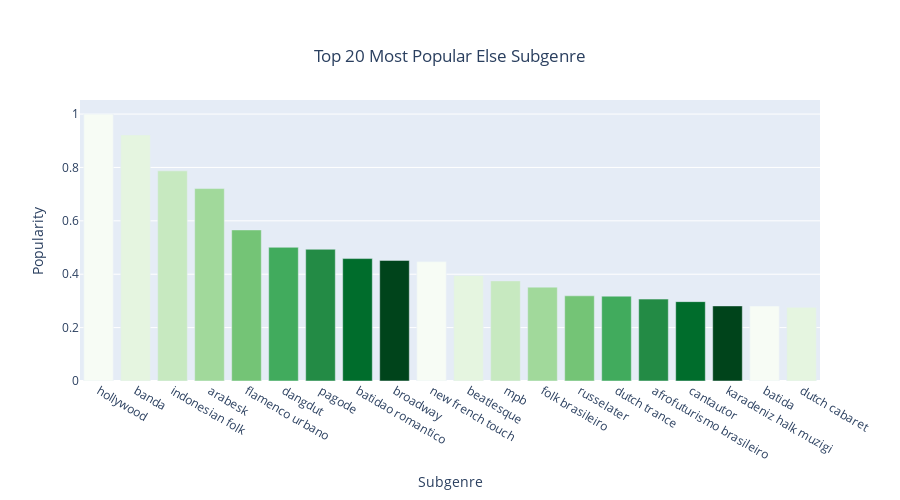

Notebook cell for this chart:
### Code cell
# Else
df_else_sum = df[df['genre'] == 'else'].groupby('sub_genre')['popularity'].sum().reset_index(name='popularity')
df_else_sum['popularity'] = (df_else_sum['popularity'] - df_else_sum['popularity'].min()) / (df_else_sum['popularity'].max() - df_else_sum['popularity'].min())
df_else_sum = df_else_sum.sort_values('popularity', ascending=False)[:20]
fig = px.bar(df_else_sum, x='sub_genre', y='popularity',
             title='Top 20 Most Popular Else Subgenre',
             color='sub_genre',
             height=500,
             width=900,
             labels={
                "sub_genre": "Subgenre",
                "popularity": "Popularity"
                },
             color_discrete_sequence=px.colors.sequential.Greens)
fig.update_layout(
    title={
        'y':0.9,
        'x':0.5,
        'xanchor': 'center',
        'yanchor': 'top'})
fig.update(layout_showlegend=False)
fig.show(config=config)

### Figure 1 — Plotly figure (JSON) as saved in the notebook; plotly's stock layout.template omitted (floating-point values rounded to 4 significant figures)
{"data": [{"alignmentgroup": "True", "hovertemplate": "Subgenre=%{x}<br>Popularity=%{y}<extra></extra>", "legendgroup": "hollywood", "marker": {"color": "rgb(247,252,245)", "pattern": {"shape": ""}}, "name": "hollywood", "offsetgroup": "hollywood", "orientation": "v", "showlegend": true, "textposition": "auto", "type": "bar", "x": ["hollywood"], "xaxis": "x", "y": [1], "yaxis": "y"}, {"alignmentgroup": "True", "hovertemplate": "Subgenre=%{x}<br>Popularity=%{y}<extra></extra>", "legendgroup": "banda", "marker": {"color": "rgb(229,245,224)", "pattern": {"shape": ""}}, "name": "banda", "offsetgroup": "banda", "orientation": "v", "showlegend": true, "textposition": "auto", "type": "bar", "x": ["banda"], "xaxis": "x", "y": [0.9219], "yaxis": "y"}, {"alignmentgroup": "True", "hovertemplate": "Subgenre=%{x}<br>Popularity=%{y}<extra></extra>", "legendgroup": "indonesian folk", "marker": {"color": "rgb(199,233,192)", "pattern": {"shape": ""}}, "name": "indonesian folk", "offsetgroup": "indonesian folk", "orientation": "v", "showlegend": true, "textposition": "auto", "type": "bar", "x": ["indonesian folk"], "xaxis": "x", "y": [0.7872], "yaxis": "y"}, {"alignmentgroup": "True", "hovertemplate": "Subgenre=%{x}<br>Popularity=%{y}<extra></extra>", "legendgroup": "arabesk", "marker": {"color": "rgb(161,217,155)", "pattern": {"shape": ""}}, "name": "arabesk", "offsetgroup": "arabesk", "orientation": "v", "showlegend": true, "textposition": "auto", "type": "bar", "x": ["arabesk"], "xaxis": "x", "y": [0.7209], "yaxis": "y"}, {"alignmentgroup": "True", "hovertemplate": "Subgenre=%{x}<br>Popularity=%{y}<extra></extra>", "legendgroup": "flamenco urbano", "marker": {"color": "rgb(116,196,118)", "pattern": {"shape": ""}}, "name": "flamenco urbano", "offsetgroup": "flamenco urbano", "orientation": "v", "showlegend": true, "textposition": "auto", "type": "bar", "x": ["flamenco urbano"], "xaxis": "x", "y": [0.5659], "yaxis": "y"}, {"alignmentgroup": "True", "hovertemplate": "Subgenre=%{x}<br>Popularity=%{y}<extra></extra>", "legendgroup": "dangdut", "marker": {"color": "rgb(65,171,93)", "pattern": {"shape": ""}}, "name": "dangdut", "offsetgroup": "dangdut", "orientation": "v", "showlegend": true, "textposition": "auto", "type": "bar", "x": ["dangdut"], "xaxis": "x", "y": [0.5008], "yaxis": "y"}, {"alignmentgroup": "True", "hovertemplate": "Subgenre=%{x}<br>Popularity=%{y}<extra></extra>", "legendgroup": "pagode", "marker": {"color": "rgb(35,139,69)", "pattern": {"shape": ""}}, "name": "pagode", "offsetgroup": "pagode", "orientation": "v", "showlegend": true, "textposition": "auto", "type": "bar", "x": ["pagode"], "xaxis": "x", "y": [0.4934], "yaxis": "y"}, {"alignmentgroup": "True", "hovertemplate": "Subgenre=%{x}<br>Popularity=%{y}<extra></extra>", "legendgroup": "batidao romantico", "marker": {"color": "rgb(0,109,44)", "pattern": {"shape": ""}}, "name": "batidao romantico", "offsetgroup": "batidao romantico", "orientation": "v", "showlegend": true, "textposition": "auto", "type": "bar", "x": ["batidao romantico"], "xaxis": "x", "y": [0.4586], "yaxis": "y"}, {"alignmentgroup": "True", "hovertemplate": "Subgenre=%{x}<br>Popularity=%{y}<extra></extra>", "legendgroup": "broadway", "marker": {"color": "rgb(0,68,27)", "pattern": {"shape": ""}}, "name": "broadway", "offsetgroup": "broadway", "orientation": "v", "showlegend": true, "textposition": "auto", "type": "bar", "x": ["broadway"], "xaxis": "x", "y": [0.4517], "yaxis": "y"}, {"alignmentgroup": "True", "hovertemplate": "Subgenre=%{x}<br>Popularity=%{y}<extra></extra>", "legendgroup": "new french touch", "marker": {"color": "rgb(247,252,245)", "pattern": {"shape": ""}}, "name": "new french touch", "offsetgroup": "new french touch", "orientation": "v", "showlegend": true, "textposition": "auto", "type": "bar", "x": ["new french touch"], "xaxis": "x", "y": [0.4472], "yaxis": "y"}, {"alignmentgroup": "True", "hovertemplate": "Subgenre=%{x}<br>Popularity=%{y}<extra></extra>", "legendgroup": "beatlesque", "marker": {"color": "rgb(229,245,224)", "pattern": {"shape": ""}}, "name": "beatlesque", "offsetgroup": "beatlesque", "orientation": "v", "showlegend": true, "textposition": "auto", "type": "bar", "x": ["beatlesque"], "xaxis": "x", "y": [0.3951], "yaxis": "y"}, {"alignmentgroup": "True", "hovertemplate": "Subgenre=%{x}<br>Popularity=%{y}<extra></extra>", "legendgroup": "mpb", "marker": {"color": "rgb(199,233,192)", "pattern": {"shape": ""}}, "name": "mpb", "offsetgroup": "mpb", "orientation": "v", "showlegend": true, "textposition": "auto", "type": "bar", "x": ["mpb"], "xaxis": "x", "y": [0.375], "yaxis": "y"}, {"alignmentgroup": "True", "hovertemplate": "Subgenre=%{x}<br>Popularity=%{y}<extra></extra>", "legendgroup": "folk brasileiro", "marker": {"color": "rgb(161,217,155)", "pattern": {"shape": ""}}, "name": "folk brasileiro", "offsetgroup": "folk brasileiro", "orientation": "v", "showlegend": true, "textposition": "auto", "type": "bar", "x": ["folk brasileiro"], "xaxis": "x", "y": [0.3517], "yaxis": "y"}, {"alignmentgroup": "True", "hovertemplate": "Subgenre=%{x}<br>Popularity=%{y}<extra></extra>", "legendgroup": "russelater", "marker": {"color": "rgb(116,196,118)", "pattern": {"shape": ""}}, "name": "russelater", "offsetgroup": "russelater", "orientation": "v", "showlegend": true, "textposition": "auto", "type": "bar", "x": ["russelater"], "xaxis": "x", "y": [0.3191], "yaxis": "y"}, {"alignmentgroup": "True", "hovertemplate": "Subgenre=%{x}<br>Popularity=%{y}<extra></extra>", "legendgroup": "dutch trance", "marker": {"color": "rgb(65,171,93)", "pattern": {"shape": ""}}, "name": "dutch trance", "offsetgroup": "dutch trance", "orientation": "v", "showlegend": true, "textposition": "auto", "type": "bar", "x": ["dutch trance"], "xaxis": "x", "y": [0.3178], "yaxis": "y"}, {"alignmentgroup": "True", "hovertemplate": "Subgenre=%{x}<br>Popularity=%{y}<extra></extra>", "legendgroup": "afrofuturismo brasileiro", "marker": {"color": "rgb(35,139,69)", "pattern": {"shape": ""}}, "name": "afrofuturismo brasileiro", "offsetgroup": "afrofuturismo brasileiro", "orientation": "v", "showlegend": true, "textposition": "auto", "type": "bar", "x": ["afrofuturismo brasileiro"], "xaxis": "x", "y": [0.3068], "yaxis": "y"}, {"alignmentgroup": "True", "hovertemplate": "Subgenre=%{x}<br>Popularity=%{y}<extra></extra>", "legendgroup": "cantautor", "marker": {"color": "rgb(0,109,44)", "pattern": {"shape": ""}}, "name": "cantautor", "offsetgroup": "cantautor", "orientation": "v", "showlegend": true, "textposition": "auto", "type": "bar", "x": ["cantautor"], "xaxis": "x", "y": [0.2973], "yaxis": "y"}, {"alignmentgroup": "True", "hovertemplate": "Subgenre=%{x}<br>Popularity=%{y}<extra></extra>", "legendgroup": "karadeniz halk muzigi", "marker": {"color": "rgb(0,68,27)", "pattern": {"shape": ""}}, "name": "karadeniz halk muzigi", "offsetgroup": "karadeniz halk muzigi", "orientation": "v", "showlegend": true, "textposition": "auto", "type": "bar", "x": ["karadeniz halk muzigi"], "xaxis": "x", "y": [0.2813], "yaxis": "y"}, {"alignmentgroup": "True", "hovertemplate": "Subgenre=%{x}<br>Popularity=%{y}<extra></extra>", "legendgroup": "batida", "marker": {"color": "rgb(247,252,245)", "pattern": {"shape": ""}}, "name": "batida", "offsetgroup": "batida", "orientation": "v", "showlegend": true, "textposition": "auto", "type": "bar", "x": ["batida"], "xaxis": "x", "y": [0.2807], "yaxis": "y"}, {"alignmentgroup": "True", "hovertemplate": "Subgenre=%{x}<br>Popularity=%{y}<extra></extra>", "legendgroup": "dutch cabaret", "marker": {"color": "rgb(229,245,224)", "pattern": {"shape": ""}}, "name": "dutch cabaret", "offsetgroup": "dutch cabaret", "orientation": "v", "showlegend": true, "textposition": "auto", "type": "bar", "x": ["dutch cabaret"], "xaxis": "x", "y": [0.2761], "yaxis": "y"}], "layout": {"barmode": "relative", "height": 500, "legend": {"title": {"text": "Subgenre"}, "tracegroupgap": 0}, "showlegend": false, "title": {"text": "Top 20 Most Popular Else Subgenre", "x": 0.5, "xanchor": "center", "y": 0.9, "yanchor": "top"}, "width": 900, "xaxis": {"anchor": "y", "categoryarray": ["hollywood", "banda", "indonesian folk", "arabesk", "flamenco urbano", "dangdut", "pagode", "batidao romantico", "broadway", "new french touch", "beatlesque", "mpb", "folk brasileiro", "russelater", "dutch trance", "afrofuturismo brasileiro", "cantautor", "karadeniz halk muzigi", "batida", "dutch cabaret"], "categoryorder": "array", "domain": [0, 1], "title": {"text": "Subgenre"}}, "yaxis": {"anchor": "x", "domain": [0, 1], "title": {"text": "Popularity"}}}}
